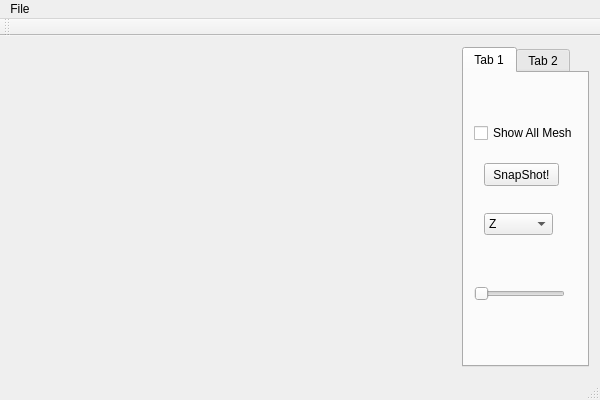
<?xml version="1.0" encoding="UTF-8"?>
<ui version="4.0">
 <class>ImgViewerClass</class>
 <widget class="QMainWindow" name="ImgViewerClass">
  <property name="geometry">
   <rect>
    <x>0</x>
    <y>0</y>
    <width>600</width>
    <height>400</height>
   </rect>
  </property>
  <property name="windowTitle">
   <string>ImgViewer</string>
  </property>
  <widget class="QWidget" name="centralWidget">
   <layout class="QHBoxLayout" name="horizontalLayout">
    <item>
     <widget class="ViewPort" name="widget" native="true"/>
    </item>
    <item>
     <widget class="QTabWidget" name="tabWidget">
      <property name="sizePolicy">
       <sizepolicy hsizetype="Fixed" vsizetype="Expanding">
        <horstretch>0</horstretch>
        <verstretch>0</verstretch>
       </sizepolicy>
      </property>
      <property name="currentIndex">
       <number>0</number>
      </property>
      <widget class="QWidget" name="tab">
       <attribute name="title">
        <string>Tab 1</string>
       </attribute>
       <widget class="QComboBox" name="comboBox">
        <property name="geometry">
         <rect>
          <x>20</x>
          <y>140</y>
          <width>69</width>
          <height>22</height>
         </rect>
        </property>
        <property name="currentIndex">
         <number>2</number>
        </property>
        <item>
         <property name="text">
          <string>X</string>
         </property>
        </item>
        <item>
         <property name="text">
          <string>Y</string>
         </property>
        </item>
        <item>
         <property name="text">
          <string>Z</string>
         </property>
        </item>
       </widget>
       <widget class="QSlider" name="horizontalSlider">
        <property name="geometry">
         <rect>
          <x>10</x>
          <y>210</y>
          <width>91</width>
          <height>21</height>
         </rect>
        </property>
        <property name="maximum">
         <number>512</number>
        </property>
        <property name="orientation">
         <enum>Qt::Horizontal</enum>
        </property>
       </widget>
       <widget class="QCheckBox" name="checkBox">
        <property name="geometry">
         <rect>
          <x>10</x>
          <y>50</y>
          <width>111</width>
          <height>20</height>
         </rect>
        </property>
        <property name="accessibleName">
         <string/>
        </property>
        <property name="text">
         <string>Show All Mesh</string>
        </property>
       </widget>
       <widget class="QLabel" name="indicator">
        <property name="geometry">
         <rect>
          <x>30</x>
          <y>240</y>
          <width>54</width>
          <height>12</height>
         </rect>
        </property>
        <property name="text">
         <string/>
        </property>
       </widget>
       <widget class="QPushButton" name="snapshot">
        <property name="geometry">
         <rect>
          <x>20</x>
          <y>90</y>
          <width>75</width>
          <height>23</height>
         </rect>
        </property>
        <property name="text">
         <string>SnapShot!</string>
        </property>
       </widget>
      </widget>
      <widget class="QWidget" name="tab_2">
       <attribute name="title">
        <string>Tab 2</string>
       </attribute>
       <widget class="QPushButton" name="blackColor">
        <property name="geometry">
         <rect>
          <x>20</x>
          <y>50</y>
          <width>75</width>
          <height>23</height>
         </rect>
        </property>
        <property name="text">
         <string>Black</string>
        </property>
       </widget>
       <widget class="QPushButton" name="whiteButton">
        <property name="geometry">
         <rect>
          <x>20</x>
          <y>130</y>
          <width>75</width>
          <height>23</height>
         </rect>
        </property>
        <property name="text">
         <string>White</string>
        </property>
       </widget>
      </widget>
     </widget>
    </item>
   </layout>
  </widget>
  <widget class="QMenuBar" name="menuBar">
   <property name="geometry">
    <rect>
     <x>0</x>
     <y>0</y>
     <width>600</width>
     <height>19</height>
    </rect>
   </property>
   <widget class="QMenu" name="menuFile">
    <property name="title">
     <string>File</string>
    </property>
    <addaction name="actionLoad_Images"/>
    <addaction name="actionLoad_Mesh"/>
   </widget>
   <addaction name="menuFile"/>
  </widget>
  <widget class="QToolBar" name="mainToolBar">
   <attribute name="toolBarArea">
    <enum>TopToolBarArea</enum>
   </attribute>
   <attribute name="toolBarBreak">
    <bool>false</bool>
   </attribute>
  </widget>
  <widget class="QStatusBar" name="statusBar"/>
  <action name="actionLoad_Images">
   <property name="text">
    <string>Load Images</string>
   </property>
  </action>
  <action name="actionLoad_Contour">
   <property name="text">
    <string>Load Contour</string>
   </property>
  </action>
  <action name="actionLoad_Mesh">
   <property name="text">
    <string>Load Mesh</string>
   </property>
  </action>
 </widget>
 <layoutdefault spacing="6" margin="11"/>
 <customwidgets>
  <customwidget>
   <class>ViewPort</class>
   <extends>QWidget</extends>
   <header>viewport.h</header>
   <container>1</container>
   <slots>
    <slot>sliceDir(int)</slot>
    <slot>slice(int)</slot>
    <slot>adjustContour(int)</slot>
    <slot>snapshot()</slot>
    <slot>whitecolor()</slot>
    <slot>blackcolor()</slot>
   </slots>
  </customwidget>
 </customwidgets>
 <resources>
  <include location="imgviewer.qrc"/>
 </resources>
 <connections>
  <connection>
   <sender>actionLoad_Images</sender>
   <signal>activated()</signal>
   <receiver>ImgViewerClass</receiver>
   <slot>loadImages()</slot>
   <hints>
    <hint type="sourcelabel">
     <x>-1</x>
     <y>-1</y>
    </hint>
    <hint type="destinationlabel">
     <x>299</x>
     <y>199</y>
    </hint>
   </hints>
  </connection>
  <connection>
   <sender>comboBox</sender>
   <signal>currentIndexChanged(int)</signal>
   <receiver>widget</receiver>
   <slot>sliceDir(int)</slot>
   <hints>
    <hint type="sourcelabel">
     <x>520</x>
     <y>141</y>
    </hint>
    <hint type="destinationlabel">
     <x>233</x>
     <y>206</y>
    </hint>
   </hints>
  </connection>
  <connection>
   <sender>actionLoad_Contour</sender>
   <signal>activated()</signal>
   <receiver>ImgViewerClass</receiver>
   <slot>loadCM()</slot>
   <hints>
    <hint type="sourcelabel">
     <x>-1</x>
     <y>-1</y>
    </hint>
    <hint type="destinationlabel">
     <x>299</x>
     <y>199</y>
    </hint>
   </hints>
  </connection>
  <connection>
   <sender>checkBox</sender>
   <signal>stateChanged(int)</signal>
   <receiver>widget</receiver>
   <slot>adjustContour(int)</slot>
   <hints>
    <hint type="sourcelabel">
     <x>531</x>
     <y>120</y>
    </hint>
    <hint type="destinationlabel">
     <x>233</x>
     <y>206</y>
    </hint>
   </hints>
  </connection>
  <connection>
   <sender>comboBox</sender>
   <signal>currentIndexChanged(int)</signal>
   <receiver>ImgViewerClass</receiver>
   <slot>sliceDir(int)</slot>
   <hints>
    <hint type="sourcelabel">
     <x>520</x>
     <y>211</y>
    </hint>
    <hint type="destinationlabel">
     <x>299</x>
     <y>199</y>
    </hint>
   </hints>
  </connection>
  <connection>
   <sender>horizontalSlider</sender>
   <signal>valueChanged(int)</signal>
   <receiver>ImgViewerClass</receiver>
   <slot>slice(int)</slot>
   <hints>
    <hint type="sourcelabel">
     <x>521</x>
     <y>281</y>
    </hint>
    <hint type="destinationlabel">
     <x>299</x>
     <y>199</y>
    </hint>
   </hints>
  </connection>
  <connection>
   <sender>actionLoad_Mesh</sender>
   <signal>activated()</signal>
   <receiver>ImgViewerClass</receiver>
   <slot>LoadMesh()</slot>
   <hints>
    <hint type="sourcelabel">
     <x>-1</x>
     <y>-1</y>
    </hint>
    <hint type="destinationlabel">
     <x>299</x>
     <y>199</y>
    </hint>
   </hints>
  </connection>
  <connection>
   <sender>snapshot</sender>
   <signal>clicked()</signal>
   <receiver>widget</receiver>
   <slot>snapshot()</slot>
   <hints>
    <hint type="sourcelabel">
     <x>523</x>
     <y>162</y>
    </hint>
    <hint type="destinationlabel">
     <x>233</x>
     <y>206</y>
    </hint>
   </hints>
  </connection>
  <connection>
   <sender>horizontalSlider</sender>
   <signal>valueChanged(int)</signal>
   <receiver>widget</receiver>
   <slot>slice(int)</slot>
   <hints>
    <hint type="sourcelabel">
     <x>521</x>
     <y>281</y>
    </hint>
    <hint type="destinationlabel">
     <x>233</x>
     <y>206</y>
    </hint>
   </hints>
  </connection>
  <connection>
   <sender>blackColor</sender>
   <signal>clicked()</signal>
   <receiver>widget</receiver>
   <slot>blackcolor()</slot>
   <hints>
    <hint type="sourcelabel">
     <x>523</x>
     <y>122</y>
    </hint>
    <hint type="destinationlabel">
     <x>233</x>
     <y>206</y>
    </hint>
   </hints>
  </connection>
  <connection>
   <sender>whiteButton</sender>
   <signal>clicked()</signal>
   <receiver>widget</receiver>
   <slot>whitecolor()</slot>
   <hints>
    <hint type="sourcelabel">
     <x>523</x>
     <y>202</y>
    </hint>
    <hint type="destinationlabel">
     <x>233</x>
     <y>206</y>
    </hint>
   </hints>
  </connection>
 </connections>
 <slots>
  <slot>loadImages()</slot>
  <slot>loadCM()</slot>
  <slot>sliceDir(int)</slot>
  <slot>slice(int)</slot>
  <slot>LoadMesh()</slot>
 </slots>
</ui>
